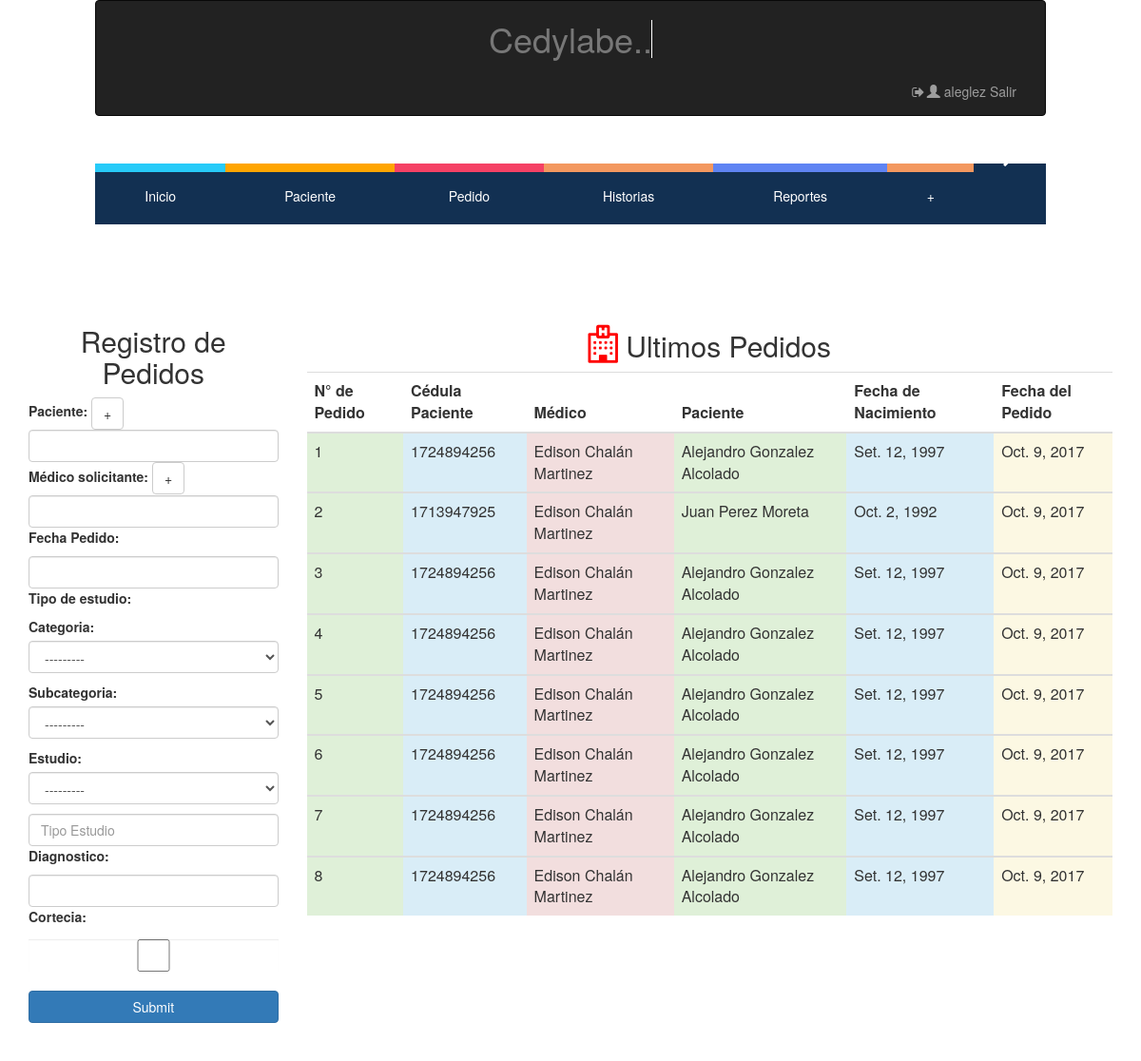
The page /pedidos/ (signed in) on the database its author committed.
### hcapp/models.py (models this page shows, shortened)
class Pedido(models.Model):
    TRUE_FALSE_CHOICE = ((True, "Yes"),(False, "No"))
    Paciente= models.ForeignKey(Paciente, on_delete=models.PROTECT)
    Medico= models.ForeignKey(MedicoSolicitante, on_delete=models.PROTECT)
    Diagnostico_presuntivo= models.CharField(max_length=255, null=True, blank=True)
    Fecha_pedido = models.DateField(auto_now=True) # auto_add será valido ???
    Fecha = models.DateField(auto_now=True)
    Cortecia = models.BooleanField(choices=TRUE_FALSE_CHOICE)

class Paciente (models.Model):
    Cedula = models.IntegerField(null=False, blank=False, unique=True, error_messages={'unique':"Ya existe un paciente con esta cédula en el sistema"}) # es necesaria?
    Nombre = models.CharField(max_length=128, null=False, blank=False)
    Apellido = models.CharField(max_length=128, null=False, blank=False)
    Telefono = models.IntegerField(validators=[MaxValueValidator(9999999999)], null=True, blank=True)
    Fecha_nacimiento= models.DateField(null= True, blank=True)
    Fecha_ingreso= models.DateField(auto_now=True, auto_now_add=False)
    '''def save(self, *args, **kwargs):
        if not self.Edad:
            self.Edad = calculate_age(self.Fecha_nacimiento)
        super(Paciente, self).save(*args, **kwargs)'''

class MedicoSolicitante (models.Model):
    Nombre = models.CharField(max_length=128, null=False, blank=False)
    Apellido = models.CharField(max_length=128, null=False, blank=False)
    Telefono = models.IntegerField(validators=[MaxValueValidator(9999999999)], null=True, blank=True)
    Fecha = models.DateField(auto_now=True)

### hcapp/views.py (the view)
# urls.py: url(r'^pedidos/$',user_passes_test(views.superuser_or_medico)(views.PedidosHome) ,name="Home-Pedidos"),
def PedidosHome(request):
    nform=NombreEstudioForm()
    form=PedidoForm()
    drop=TipoEstudioForm()
    ultimos_pedidos= Pedido.objects.order_by('-Fecha')[:10]
    context={'form':form, 'nombre_estudio_form':nform,
    'drop_form':drop, 'ultimos_pedidos':ultimos_pedidos}
    return render(request, "hcapp/pedidos_home.html",context )

### hcapp/forms.py
class PedidoForm(forms.Form):
    Paciente = forms.CharField(validators=[validar_cliente_existe], widget=forms.TextInput(attrs={'class': 'form-control'}))
    Medico= forms.CharField(validators=[validar_medico_existe], label='Médico solicitante',required=False)
    Fecha= forms.DateField(label='Fecha Pedido',required=False)
    Estudio=forms.CharField(widget=forms.TextInput(attrs={'placeholder': 'Tipo Estudio', 'title': 'Escribe el nombre del estudio y se autocompletará'}), label='Tipo de estudio',validators=[validar_estudio_existe])
    Diagnostico=forms.CharField(required=False)
    Cortecia = forms.BooleanField(widget=forms.CheckboxInput(attrs={'title': 'Haz click si este pedido será una Cortecía'}),required=False)
    def __init__(self, *args, **kwargs):
        super(PedidoForm, self).__init__(*args, **kwargs)
        for x, y in self.fields.items():
            self.fields[x].widget.attrs.update({'class': 'form-control'})

class NombreEstudioForm(forms.Form):
    Estudio=forms.CharField(widget=forms.TextInput(attrs={'class': 'form-control'}), label='Tipo de estudio',validators=[validar_estudio_existe],required=False)

### hcapp/models.py (called while the page is built)
    def __str__(self):
        return ("cat: "+str(self.Nombre))

### hcapp/views.py (called while the page is built)
def superuser_or_medico(user):
    return user.is_superuser or user.groups.filter(name='medicos').exists()

### hcapp/templates/hcapp/pedidos_home.html (shortened to what this page needs)
{% extends "hcapp/index.html" %}
{% load staticfiles %}
{% block contenido %}
<div class="container">
  <div class="row">
    <div class="col-md-3 col-xs-4 col-sm-6">
      <form method="post" action="{% url 'hcapp:Crear-Pedidos' %}">
        <h2 align="center">Registro de Pedidos</h2>
          {% for field in form%}
          <label> {{field.label_tag}} </label>
          {% if field.name == 'Paciente' %}
        <input title="Crear nuevo Paciente" type="button" class="btn btn-default" value="+" onclick="location.href = '{% url 'hcapp:Crear-Paciente' %}'">
        {% endif %}
        {% if field.name == 'Medico' %}
        <input title="Crear nuevo Médico" type="button" class="btn btn-default" value="+" onclick="location.href = '{% url 'hcapp:Crear-Medico' %}'">
        {% endif %}
        {% if field.name == 'Estudio' %}
        {{drop_form.as_p}}
        {% endif %}
            <div > {{ field }} </div>
        {% endfor %}
        <br>
        <input type="submit" class="btn btn-primary btn-block" name="enviar">
        <br>
    </form>
    </div>
      <div class="col-md-9 col-xs-8 col-sm-6">
        <div class="table-responsive" align="center">
          <table class="table Contextual Classes" >
                          <thead>
                              <tr colspan="6" align="center"><center><h2><i class="fa fa-hospital-o" style="font-size:40px;color: red"></i> Ultimos Pedidos</h2></center></tr>
                            <tr>
                                <th align="center"> N° de Pedido </th>
                                <th align="center"> Cédula Paciente </th>
                                <th align="center"> Médico </th>
                                <th align="center"> Paciente </th>
                                <th align="center"> Fecha de Nacimiento </th>
                                <th align="center"> Fecha del Pedido </th>
                            </tr>
                          </thead>
                              {% for pedido in ultimos_pedidos %}
                          <tbody>
                           <tr>
                                <td class="success">
                                   {{pedido.pk}}
                                </td>
                                <td class="info">
                                   {{pedido.Paciente.Cedula}}
                                </td>
                                <td class="danger">
                                    {{pedido.Medico.Nombre}} {{pedido.Medico.Apellido}}
                                </td>
                                <td class="success">
                                    {{pedido.Paciente.Nombre }}  {{pedido.Paciente.Apellido}}
                                </td>
                                <td class="info">
                                  {{pedido.Paciente.Fecha_nacimiento}}
                                </td>
                                <td class="warning">
                                  {{pedido.Fecha_pedido}}
                                </td>
                            </tr>
                            </tbody>
                            {% endfor %}
                    </table>
                </div>
            </div>
        <br>
  </div>
</div>
{% endblock contenido %}

### hcapp/templates/hcapp/index.html (shortened to what this page needs)
{% load staticfiles %}
<html lang="en">
    <link rel="stylesheet" href="{% static 'css/fonts.css' %}">
    <link rel="stylesheet" href="{% static 'css/estilo_distribucion_cntenido.css' %}">
    <link rel="stylesheet" href="{% static 'css/estilo_titulo.css' %}">
    <link rel="stylesheet" href="{% static 'css/style.css' %}">
    <link rel="stylesheet" href="{% static 'css_boot/bootstrap.css' %}">
    <link rel="stylesheet" href="{% static 'css/alertify.min.css' %}">
    <link rel="stylesheet" href="{% static 'css/themes/default.min.css' %}">
    <link rel="stylesheet" href="{% static 'css/themes/default.min.css' %}">
    <link rel="stylesheet" href="{% static 'css/themes/bootstrap.min.css' %}">
    <link rel="stylesheet" href="{% static 'css/jquery-ui.css' %}">
    <link rel="stylesheet" href="http://maxcdn.bootstrapcdn.com/bootstrap/3.3.4/css/bootstrap.min.css">
    <link rel="stylesheet" href="https://cdnjs.cloudflare.com/ajax/libs/font-awesome/4.7.0/css/font-awesome.min.css">
    <link rel="stylesheet" href="//code.jquery.com/ui/1.12.1/themes/base/jquery-ui.css">
    <link rel="stylesheet" href="/resources/demos/style.css">
  <head>
 </head>
  <body>
<div class="container">
    <nav class="navbar navbar-default navbar-inverse" role="navigation">
      <div class="container-fluid">
<div class="contenedor_titulo">
  <div align="left">
    <h1 class="text-muted">Cedylabe..<span>&#160;</span></h1>
  </div>
</div>
        <div class="collapse navbar-collapse" id="bs-example-navbar-collapse-1">
          <ul class="nav navbar-nav navbar-right">
                        {% if user.is_authenticated  %}
                         <li><a href="/logout/"><i class="fa fa-sign-out fa-fw"></i><span class="glyphicon glyphicon-user"></span> {{user.username}} Salir </a></li>
                          {% else %}
                        <li><a href="/login/"><i class="fa fa-sign-out fa-fw"></i><span class="glyphicon glyphicon-share"></span> Ingresar</a>
                        {% endif %}</a></li>
          </ul>
        </div>
      </div>
    </nav>
</div>
<div class="container">
  <header>
    <nav>
      <ul>
        <li><a href="{% url "hcapp:Inicio" %}"><span class="color1"><i class="icon icon-home"></i></span>Inicio</a></li>
        <li><a href="{% url "hcapp:Crear-Paciente" %}"><span class="color2"><i class="icon icon-man"></i></span>Paciente</a>
        </li>
        <li><a href="{% url "hcapp:Home-Pedidos" %}"><span class="color3"><i class="icon icon-file-text2"></i></span>Pedido</a>
        </li>
        <li><a href="{% url "hcapp:Tabla-Historias" %}"><span class="color4"><i class="icon icon-files-empty" ></i></span>Historias</a></li>
        <li><a href="{% url "hcapp:Home-Reportes" %}"><span class="color6"><i class="icon icon-folder-open"></i></span>Reportes</a>
        </li>
        <li><a href="{% url "hcapp:Subir-Plantilla" %}"><span class="color4"></span> + </a></li>
        <li><a href="/admin/"><span class="color4">admin<i class="icon glyphicon glyphicon-wrench" ></i></span></a></li>
      </ul>
    </nav>
  </header>
</div>
</body>
</html>
{% block contenido %}
{% endblock contenido %}

### hcapp/static/css/estilo_distribucion_cntenido.css (style rules this page uses)
* { margin: 0; padding: 0; }
body { font-family: none; background: #fff; color: #fff; }
header { margin-top:10px; width: 100%; height: 150px; overflow: hidden; position: relative; }
nav { top:-20px; position: absolute; left:0; right:0; margin:20px auto; max-width:1000px; width:90%; }
nav ul { list-style:none; }
nav > ul { display:table; width:100%; background:#123052; position:relative; }
nav > ul li { display:table-cell; }
nav > ul > li { display: table-cell; }
nav > ul li a { color:#fff; display:block; line-height:20px; padding:20px; position: relative; text-align:center; text-decoration:none; -webkit-transition: all .3s ease; -moz-transition: all .3s ease; -ms-transition: all .3s ease; -o-transition: all .3s ease; transition: all .3s ease; }
nav > ul > li > a span { background:#174459; display:block; height:100%; width:100%; left:0; position:absolute; top:-55px; -webkit-transition: all .3s ease; -moz-transition: all .3s ease; -ms-transition: all .3s ease; -o-transition: all .3s ease; transition: all .3s ease; }
nav > ul > li > a span .icon { display:block; line-height:60px; }
nav ul li a .color1 { background: #27CBF9; }
nav ul li a .color2 { background:orange; }
nav ul li a .color3 { background: #F54165; }
nav ul li a .color4 { background: #F3985F; }
nav ul li a .color6 { background: #5F84F3; }

### hcapp/static/css/estilo_titulo.css (style rules this page uses)
* { margin: 0; padding: 0; }
body { font-family: monospace; background: #000; }
.contenedor_titulo { margin: auto; display: table; }
h1 { float: left; color: #fff; position: relative; font-size:2.5em; }

### hcapp/static/css/style.css (style rules this page uses)
[class^="icon-"], [class*=" icon-"] { font-family: 'icomoon' !important; speak: none; font-style: normal; font-weight: normal; font-variant: normal; text-transform: none; line-height: 1; -webkit-font-smoothing: antialiased; -moz-osx-font-smoothing: grayscale; }
.icon-file-text2:before { content: "\e926"; }
.icon-man:before { content: "\e9dc"; }

### rows shown on the page
Pedido: pk "1", Paciente.Cedula "1724894256", Medico.Nombre "Edison", Medico.Apellido "Chalán Martinez", Paciente.Nombre "Alejandro", Paciente.Apellido "Gonzalez Alcolado", Paciente.Fecha_nacimiento "Set. 12, 1997", Fecha_pedido "Oct. 9, 2017"
Pedido: pk "2", Paciente.Cedula "1713947925", Medico.Nombre "Edison", Medico.Apellido "Chalán Martinez", Paciente.Nombre "Juan", Paciente.Apellido "Perez Moreta", Paciente.Fecha_nacimiento "Oct. 2, 1992", Fecha_pedido "Oct. 9, 2017"
Pedido: pk "3", Paciente.Cedula "1724894256", Medico.Nombre "Edison", Medico.Apellido "Chalán Martinez", Paciente.Nombre "Alejandro", Paciente.Apellido "Gonzalez Alcolado", Paciente.Fecha_nacimiento "Set. 12, 1997", Fecha_pedido "Oct. 9, 2017"
Pedido: pk "4", Paciente.Cedula "1724894256", Medico.Nombre "Edison", Medico.Apellido "Chalán Martinez", Paciente.Nombre "Alejandro", Paciente.Apellido "Gonzalez Alcolado", Paciente.Fecha_nacimiento "Set. 12, 1997", Fecha_pedido "Oct. 9, 2017"
Pedido: pk "5", Paciente.Cedula "1724894256", Medico.Nombre "Edison", Medico.Apellido "Chalán Martinez", Paciente.Nombre "Alejandro", Paciente.Apellido "Gonzalez Alcolado", Paciente.Fecha_nacimiento "Set. 12, 1997", Fecha_pedido "Oct. 9, 2017"
Pedido: pk "6", Paciente.Cedula "1724894256", Medico.Nombre "Edison", Medico.Apellido "Chalán Martinez", Paciente.Nombre "Alejandro", Paciente.Apellido "Gonzalez Alcolado", Paciente.Fecha_nacimiento "Set. 12, 1997", Fecha_pedido "Oct. 9, 2017"
Pedido: pk "7", Paciente.Cedula "1724894256", Medico.Nombre "Edison", Medico.Apellido "Chalán Martinez", Paciente.Nombre "Alejandro", Paciente.Apellido "Gonzalez Alcolado", Paciente.Fecha_nacimiento "Set. 12, 1997", Fecha_pedido "Oct. 9, 2017"
Pedido: pk "8", Paciente.Cedula "1724894256", Medico.Nombre "Edison", Medico.Apellido "Chalán Martinez", Paciente.Nombre "Alejandro", Paciente.Apellido "Gonzalez Alcolado", Paciente.Fecha_nacimiento "Set. 12, 1997", Fecha_pedido "Oct. 9, 2017"

### other values the page prints
{{ user.username }} "aleglez"
{{ field.label_tag }} "Paciente:" "Médico solicitante:" "Fecha Pedido:" "Tipo de estudio:" "Diagnostico:" "Cortecia:"
